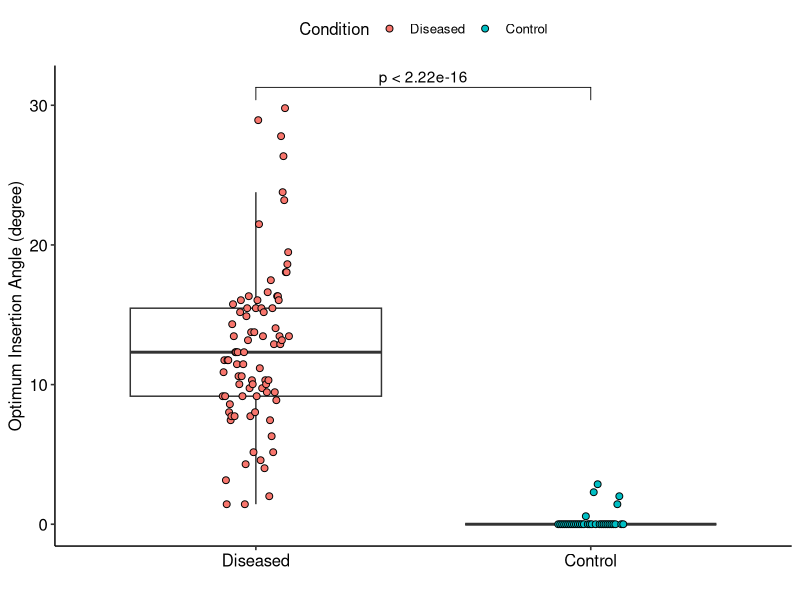
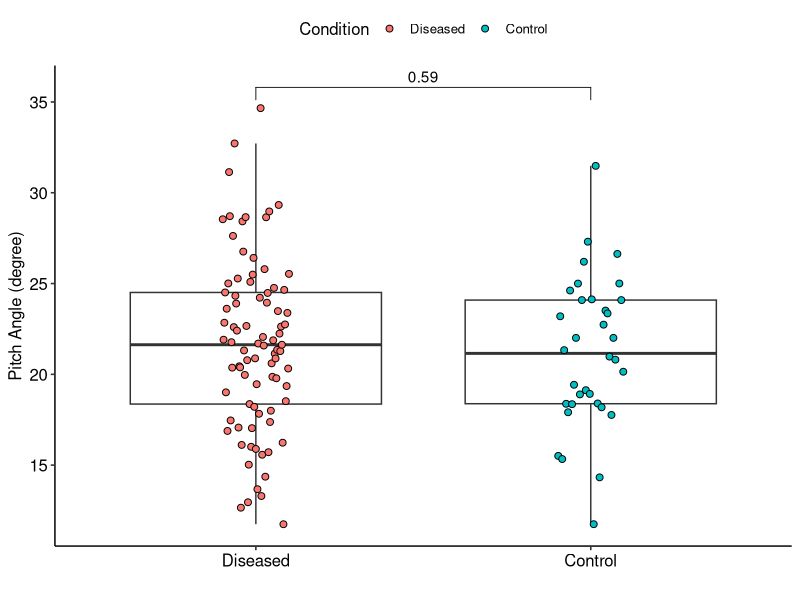

These figures' R source, in order:
library(dplyr)
library(ggplot2)
library(ggpubr)
library(readxl)

d = read_xlsx(path = "IAT Measurements at 90.xlsx")

d$group = factor(d$group, levels = c("Diseased", "Control"))

plt1 = ggplot(data = d, aes(x = group, y = optimum_insertion_angle)) + 
  geom_boxplot(outlier.shape = NA) + 
  geom_point(aes(fill = group), color = "black", size = 2, shape = 21,
             position = position_dodge2(0.2)) + 
  labs(fill = "Condition") + 
  stat_compare_means(method = "t.test", comparisons = list(c("Diseased", "Control"))) + 
  xlab("") + 
  ylab("Optimum Insertion Angle (degree)") + 
  theme_pubr()

plt2 = ggplot(data = d, aes(x = group, y = original_pitch_angle)) + 
  geom_boxplot(outlier.shape = NA) + 
  geom_point(aes(fill = group), color = "black", size = 2, shape = 21,
             position = position_dodge2(0.2)) + 
  labs(fill = "Condition") + 
  stat_compare_means(method = "t.test", comparisons = list(c("Diseased", "Control"))) + 
  xlab("") + 
  ylab("Pitch Angle (degree)") + 
  theme_pubr()

ggsave(filename = "insertion_angle.png", plot = plt1, dpi = 1200, width = 4, height = 5)
ggsave(filename = "pitch_angle.png", plot = plt2, dpi = 1200, width = 4, height = 5)



